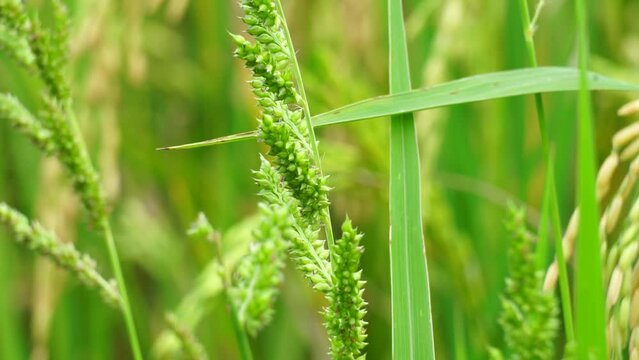
#> input picture frontend/.jpg, 639 x 360 px
$ python -i color_analysis.py   (imports and definitions only)
#> lines starting #> are read from the running program, lines starting #| are printed output that depends on the picture; after the words box and inside, x2 and y2 are one past the last pixel; in counts of white or black regions, pixels touching at a corner belong together; long printed decimals are rounded
#> further down, picture is the input picture: shape (360, 639, 3); mean B, G, R 49.3, 168.5, 128.1
# ==========================================
# RICE HEALTH APP - COLOR ANALYSIS MODULE
# ==========================================
# This module identifies healthy vs. diseased tissue based on color ranges.

import cv2 # Computer Vision library | CHANGE: Update if using a different image processing library
import numpy as np # Numerical math library | CHANGE: Standard dependency for arrays

def analyze_color(img): # Main color engine | CHANGE: Add 'sensitivity' parameter to adjust ranges dynamically
    """
    Analyze the color of rice to determine health and INFECTED areas.
    Isolates the rice leaf from brown desks, black backgrounds, or white sheets,
    and rejects images that do not contain a genuine rice leaf.
    """
    height, width = img.shape[:2]
#> height = 360; width = 639
    total_pixels = height * width
#> total_pixels = 230040
    hsv = cv2.cvtColor(img, cv2.COLOR_BGR2HSV) # Convert BGR to HSV for easier color math
#> hsv: shape (360, 639, 3); mean H, S, V 39.8, 186, 168.8

    # --- 1. FIND HEALTHY PLANT COLORS ---
    # Defines what a "Healthy" leaf looks like in terms of Hue, Saturation, and Value.
    lower_green = np.array([30, 40, 35]) # Start of healthy green (accommodates darker/lighter rice leaves)
    upper_green = np.array([90, 255, 255]) # End of healthy green
    green_mask = cv2.inRange(hsv, lower_green, upper_green) # Isolate green pixels
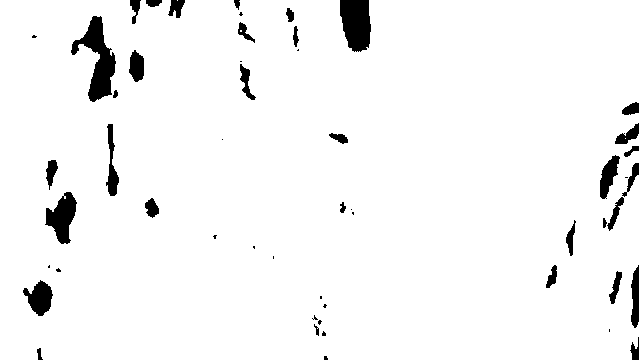
#> green_mask: shape (360, 639); 95.9% white; 53 black regions (20 under 20 px), largest, box (x1, y1, x2, y2) and area: (71, 16, 116, 102) 1613, (340, 0, 371, 52) 1321, (45, 192, 77, 244) 935

    # Healthy Yellow (must be vibrant yellow to represent mature healthy plant tissue)
    lower_yellow = np.array([20, 60, 60]) # Start of vibrant yellow
    upper_yellow = np.array([35, 255, 255]) # End of vibrant yellow
    yellow_mask = cv2.inRange(hsv, lower_yellow, upper_yellow) # Isolate yellow pixels
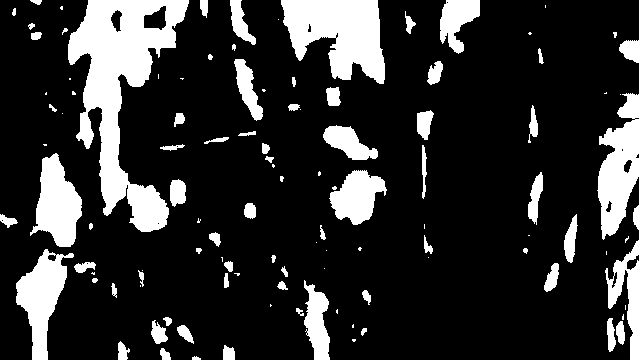
#> yellow_mask: shape (360, 639); 18.5% white; 112 white regions (41 under 20 px), largest, box (x1, y1, x2, y2) and area: (68, 0, 189, 232) 11657, (281, 0, 385, 84) 5822, (597, 93, 639, 240) 3663

    healthy_colors = cv2.bitwise_or(green_mask, yellow_mask) # Combine Green + Yellow into one mask
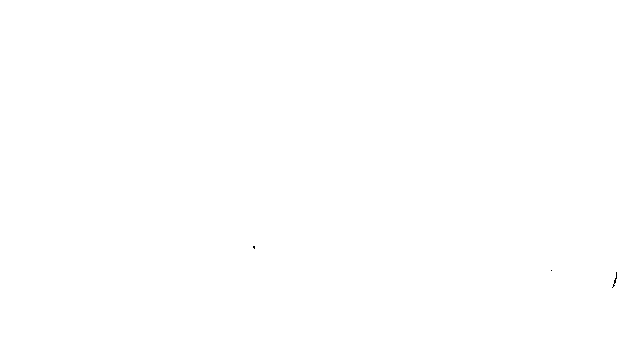
#> healthy_colors: shape (360, 639); 100% white; black in thin lines or dots, all inside (x1, y1, x2, y2) = (253, 246, 617, 288)
    plant_pixels = cv2.countNonZero(healthy_colors)
#> plant_pixels = 230013

    # --- 1.1 RICE LEAF PRESENCE VALIDATION ---
    # A legitimate rice leaf photograph MUST have detectable plant chlorophyll tissue.
    # If there is practically no green/plant color (< 0.5% of the frame and < 350 pixels),
    # this image is NOT a rice leaf (e.g. empty brown desk, solid black screen, floor, book, pet, etc.).
    if plant_pixels < 350 or (plant_pixels / total_pixels) < 0.005:
        return 0, None, None, "Unknown", "no_leaf"

    # --- 2. FIND SPECIFIC DISEASE DAMAGE COLORS ---
    # Target 'Straw', 'Tan', and 'Necrotic White' specifically.

    # Straw/Tan (Common in Blight)
    lower_straw = np.array([10, 20, 80]) # Start of straw | CHANGE: [5, 10, 70] for darker tan spots
    upper_straw = np.array([30, 160, 255]) # End of straw | CHANGE: [35, 180, 255] for broader tan range
    straw_damage = cv2.inRange(hsv, lower_straw, upper_straw) # Isolate straw colors
#> straw_damage: shape (360, 639); 4.7% white; 60 white regions (28 under 20 px), largest, box (x1, y1, x2, y2) and area: (71, 15, 117, 102) 1892, (338, 0, 371, 48) 1329, (43, 190, 77, 245) 1106

    # Necrotic Brown (Dead tissue)
    lower_brown = np.array([0, 30, 20]) # Start of brown | CHANGE: [0, 50, 10] for deeper black-browns
    upper_brown = np.array([20, 255, 180]) # End of brown | CHANGE: [25, 255, 200] if missing light brown spots
    brown_damage = cv2.inRange(hsv, lower_brown, upper_brown) # Isolate brown colors
#> brown_damage: shape (360, 639); every value is 0

    # Blight White / Pale Gray (Advanced lesions)
    lower_white = np.array([0, 0, 150]) # Start of pale gray/white | CHANGE: [0, 0, 120] to catch darker grays
    upper_white = np.array([180, 70, 255]) # End of pale gray/white | CHANGE: [180, 50, 255] for pure white only
    white_damage = cv2.inRange(hsv, lower_white, upper_white) # Isolate white colors
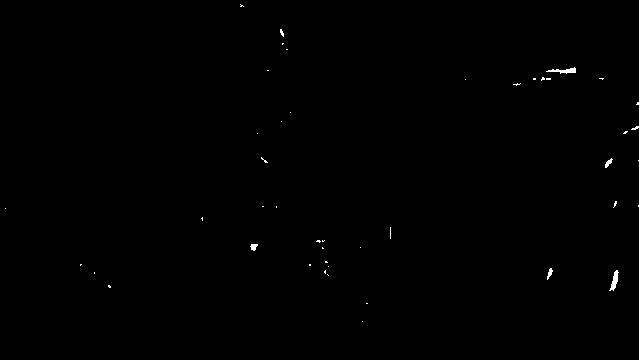
#> white_damage: shape (360, 639); 0.22% white; 45 white regions (40 under 20 px), largest, box (x1, y1, x2, y2) and area: (546, 67, 576, 74) 98, (609, 270, 619, 291) 95, (250, 244, 258, 251) 38, (605, 158, 613, 168) 37, (547, 268, 553, 280) 36

    # Rust / Reddish-Orange-Brown Lesions (Characteristic rust color on rice leaves)
    lower_rust = np.array([5, 50, 50]) # Start of reddish-orange rust lesions
    upper_rust = np.array([18, 255, 220]) # End of reddish-orange rust lesions
    rust_damage = cv2.inRange(hsv, lower_rust, upper_rust) # Isolate rust-colored lesion pixels

    # Combine all damage types into one master "unhealthy" mask
    specific_damage = cv2.bitwise_or(straw_damage, brown_damage) # Merge straw and brown
    specific_damage = cv2.bitwise_or(specific_damage, white_damage) # Add white damage
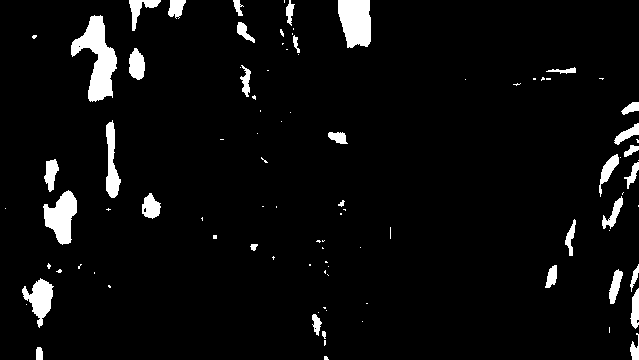
#> specific_damage: shape (360, 639); 4.9% white; 96 white regions (62 under 20 px), largest, box (x1, y1, x2, y2) and area: (71, 15, 117, 102) 1892, (338, 0, 371, 48) 1329, (43, 190, 77, 245) 1106
    specific_damage = cv2.bitwise_or(specific_damage, rust_damage) # Add rust reddish-orange lesions

    # --- 3. INTELLIGENT BACKGROUND SEPARATION & LEAF ISOLATION ---
    # Sample perimeter border pixels to detect if the leaf is set on a solid/uniform background
    # (e.g. brown wooden desk, black cloth/board, white paper, floor tile)
    border_pixels = np.concatenate([
        img[0, :],      # Top row
        img[-1, :],     # Bottom row
        img[:, 0],      # Left col
        img[:, -1]      # Right col
    ], axis=0)
#> border_pixels = 1998 rows, first 8: [70, 192, 168], [76, 199, 173], [79, 204, 178], [77, 206, 175], [73, 203, 172], [66, 202, 166], [60, 200, 163], [53, 198, 159]

    border_hsv = cv2.cvtColor(border_pixels.reshape(-1, 1, 3), cv2.COLOR_BGR2HSV).reshape(-1, 3)
#> border_hsv = 1998 rows, first 8: [36, 162, 192], [36, 158, 199], [36, 156, 204], [37, 160, 206], [37, 163, 203], [38, 172, 202], [38, 178, 200], [38, 187, 198]
    median_hsv = np.median(border_hsv, axis=0)
#> median_hsv = [40, 185, 167]
    std_hsv = np.std(border_hsv, axis=0)
#> std_hsv = [5.76, 42.83, 31.11]

    # Check if border is reasonably uniform (indicating an artificial or plain background)
    is_uniform_bg = (std_hsv[0] < 35 and std_hsv[1] < 55 and std_hsv[2] < 55)
#> is_uniform_bg = True

    if is_uniform_bg:
        # Calculate dynamic tolerance around the background color
        h_tol = max(15, int(std_hsv[0] * 2.5))
#> h_tol = 15
        s_tol = max(40, int(std_hsv[1] * 2.5))
#> s_tol = 107
        v_tol = max(40, int(std_hsv[2] * 2.5))
#> v_tol = 77

        lower_bg = np.array([max(0, median_hsv[0] - h_tol), max(0, median_hsv[1] - s_tol), max(0, median_hsv[2] - v_tol)], dtype=np.uint8)
#> lower_bg = [25, 78, 90]
        upper_bg = np.array([min(180, median_hsv[0] + h_tol), min(255, median_hsv[1] + s_tol), min(255, median_hsv[2] + v_tol)], dtype=np.uint8)
#> upper_bg = [55, 255, 244]

        raw_bg_mask = cv2.inRange(hsv, lower_bg, upper_bg)
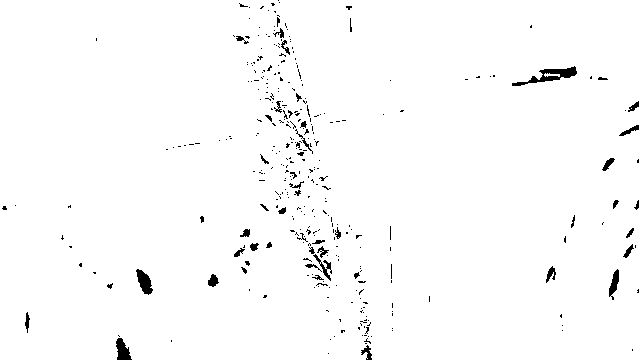
#> raw_bg_mask: shape (360, 639); 98.2% white; 351 black regions (304 under 20 px), largest, box (x1, y1, x2, y2) and area: (512, 66, 577, 86) 433, (136, 269, 153, 295) 247, (116, 338, 132, 360) 225
        # Background cannot be the healthy green plant tissue
        bg_mask = cv2.bitwise_and(raw_bg_mask, cv2.bitwise_not(healthy_colors))
        # Non-background is foreground candidate
        fg_candidate = cv2.bitwise_not(bg_mask)
#> fg_candidate: shape (360, 639); every value is 255
    else:
        # Natural field/outdoor background:
        # Lesions are spatially adjacent to/enclosed in plant core
        plant_clean = cv2.morphologyEx(healthy_colors, cv2.MORPH_OPEN, np.ones((5,5), np.uint8))
        dil_kernel = cv2.getStructuringElement(cv2.MORPH_ELLIPSE, (25, 25))
        plant_dilated = cv2.dilate(plant_clean, dil_kernel, iterations=1)
        valid_damage = cv2.bitwise_and(specific_damage, plant_dilated)
        fg_candidate = cv2.bitwise_or(healthy_colors, valid_damage)

    # Clean foreground candidate
    fg_clean = cv2.morphologyEx(fg_candidate, cv2.MORPH_OPEN, np.ones((5,5), np.uint8))
    fg_clean = cv2.morphologyEx(fg_clean, cv2.MORPH_CLOSE, np.ones((11,11), np.uint8))

    contours, _ = cv2.findContours(fg_clean, cv2.RETR_EXTERNAL, cv2.CHAIN_APPROX_SIMPLE)
#> contours = [[[0, 0], [0, 359], [638, 359], [638, 0]]]
    if not contours:
        return 0, None, None, "Unknown", "no_leaf"

    # Only accept contours that actually contain rice plant tissue
    valid_leaf_contours = []
    for cnt in contours:
        area = cv2.contourArea(cnt)
        if area > 400:
            c_mask = np.zeros((height, width), dtype=np.uint8)
            cv2.drawContours(c_mask, [cnt], -1, 255, -1)
            plant_inside = cv2.countNonZero(cv2.bitwise_and(healthy_colors, c_mask))
            if plant_inside > 200:
                valid_leaf_contours.append((cnt, area, plant_inside))
#> this loop made 1 pass
#> (cnt, area, plant_inside) on pass 1: ([[0, 0], [0, 359], [638, 359], [638, 0]], 229042, 230013)
#> after the loop, valid_leaf_contours = [([[0, 0], [0, 359], [638, 359], [638, 0]], 229042, 230013)]

    if not valid_leaf_contours:
        return 0, None, None, "Unknown", "no_leaf"

    valid_leaf_contours.sort(key=lambda x: x[1], reverse=True)
    main_contour = valid_leaf_contours[0][0]
#> main_contour = [[0, 0], [0, 359], [638, 359], [638, 0]]
    main_area = valid_leaf_contours[0][1]
#> main_area = 229042

    # --- CONTOUR CHECK FOR IRREGULAR NON-LEAF OBJECTS ---
    hull = cv2.convexHull(main_contour)
#> hull = [[638, 0], [638, 359], [0, 359], [0, 0]]
    hull_area = cv2.contourArea(hull)
#> hull_area = 229042
    solidity = float(main_area) / hull_area if hull_area > 0 else 0
#> solidity = 1

    perimeter = cv2.arcLength(main_contour, True)
#> perimeter = 1994
    hull_perimeter = cv2.arcLength(hull, True)
#> hull_perimeter = 1994
    perimeter_ratio = perimeter / hull_perimeter if hull_perimeter > 0 else 1.0
#> perimeter_ratio = 1

    # Weed check: reject if extremely fragmented/spiky and porous
    if solidity < 0.22 and perimeter_ratio > 4.5:
        return 0, None, None, "Unknown", "complex"

    final_leaf_mask = np.zeros((height, width), dtype=np.uint8)
    cv2.drawContours(final_leaf_mask, [main_contour], -1, 255, thickness=cv2.FILLED)
    for cnt, area, _ in valid_leaf_contours[1:]:
        if area > 0.10 * main_area:
            cv2.drawContours(final_leaf_mask, [cnt], -1, 255, thickness=cv2.FILLED)
#> this loop made 0 passes

    # --- 4. IDENTIFY ACTUAL DAMAGE VS HEALTHY ---
    # Damage spots strictly within the isolated leaf boundary
    final_infected_mask = cv2.bitwise_and(specific_damage, final_leaf_mask)
    # Healthy area is the rest of the leaf
    final_healthy_mask = cv2.bitwise_and(final_leaf_mask, cv2.bitwise_not(final_infected_mask))
    # Final smoothing for cleaner visualization in the UI
    final_infected_mask = cv2.morphologyEx(final_infected_mask, cv2.MORPH_OPEN, np.ones((3,3), np.uint8))
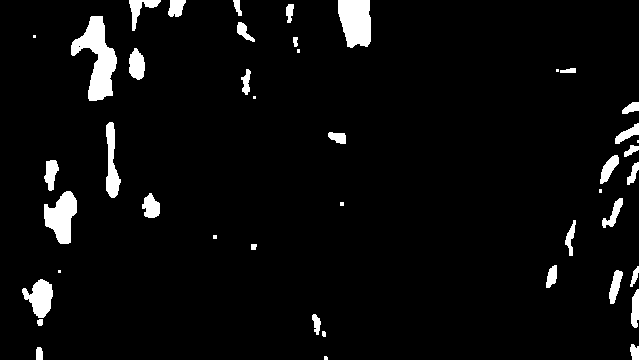
#> final_infected_mask: shape (360, 639); 4.6% white; 44 white regions (10 under 20 px), largest, box (x1, y1, x2, y2) and area: (71, 16, 117, 101) 1880, (338, 0, 371, 48) 1326, (44, 191, 77, 244) 1100

    # --- 5. SCORE & SIZE ANALYSIS ---
    leaf_pixels = cv2.countNonZero(final_leaf_mask)
#> leaf_pixels = 230040
    healthy_pixels = cv2.countNonZero(final_healthy_mask)
#> healthy_pixels = 218860

    leaf_ratio = leaf_pixels / total_pixels if total_pixels > 0 else 0
#> leaf_ratio = 1
    raw_score = float(healthy_pixels) / leaf_pixels if leaf_pixels > 0 else 0
#> raw_score = 0.951
    health_score = max(min(raw_score, 1.0), 0.05)
#> health_score = 0.951

    # --- 6. AUTOMATIC GROWTH STAGE DETECTION ---
    yellow_pixels = cv2.countNonZero(cv2.bitwise_and(yellow_mask, final_leaf_mask))
#> yellow_pixels = 42626
    yellow_ratio = yellow_pixels / leaf_pixels if leaf_pixels > 0 else 0
#> yellow_ratio = 0.185

    growth_stage = "Heading" # Default growth stage assumption
    if yellow_ratio > 0.35: # If more than 35% of the leaf is yellowing (natural maturity)
        growth_stage = "Maturity" # Assign Maturity stage
    elif leaf_ratio < 0.15: # If the leaf is very small relative to the frame
        growth_stage = "Seedling" # Assign Seedling stage
    elif leaf_ratio > 0.4: # If the leaf/plant is large and dense
        growth_stage = "Tillering" # Assign Tillering stage

    print(f"Blight Capture - Healthy: {healthy_pixels}, Leaf: {leaf_pixels}, Score: {health_score}, Stage: {growth_stage}")
#| Blight Capture - Healthy: 218860, Leaf: 230040, Score: 0.9514, Stage: Tillering
    return health_score, final_healthy_mask, final_infected_mask, growth_stage, None


# [50 lines left out: function extract_lesion_hotspots, not called in this run]

>>> import cv2
>>> picture = cv2.imread('../frontend/.jpg')
>>> result = analyze_color(picture)
#> result = 5 items
